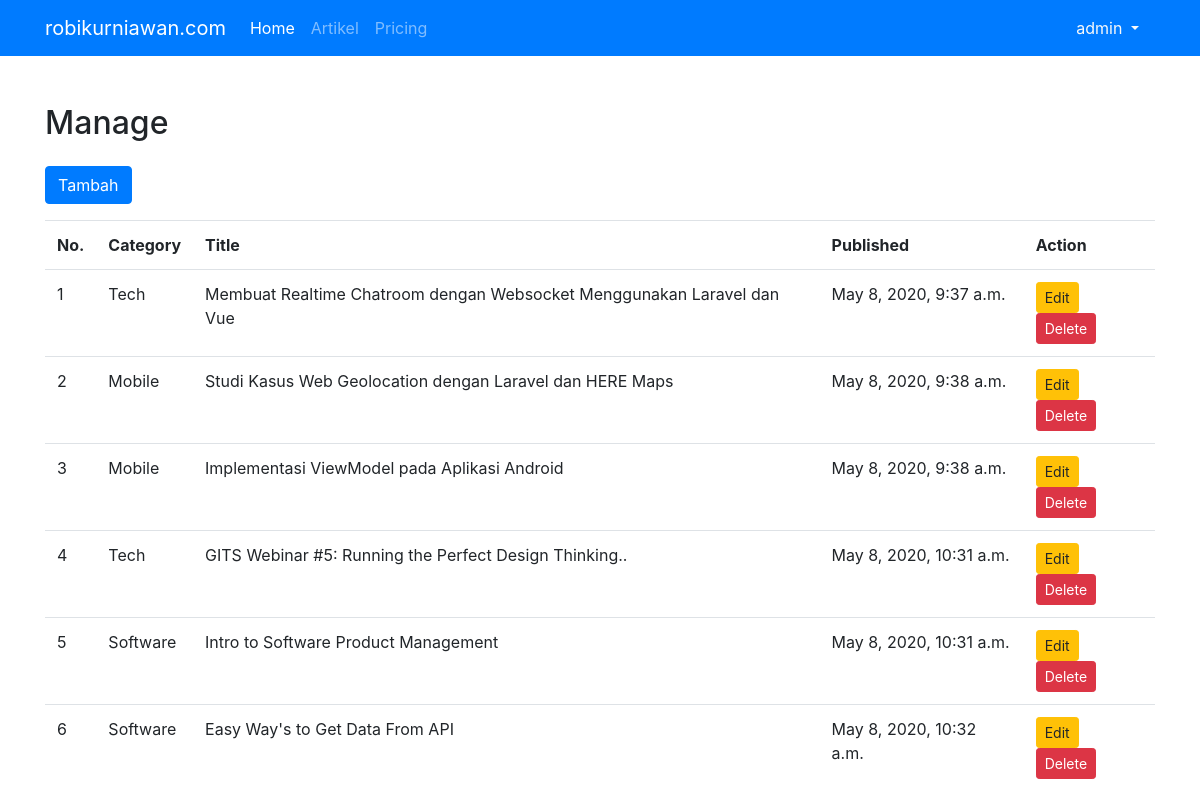
/artikel/manage/ (signed in), run on the app's committed database.
### artikel/models.py (models this page shows, shortened)
class Artikel(models.Model):
    judul = models.CharField(max_length=255)
    isi = models.TextField()
    kategori = models.CharField(max_length=255)
    published = models.DateTimeField(auto_now_add=True)
    updated = models.DateTimeField(auto_now=True)
    slug = models.SlugField(blank=True, editable=False)
    gambar = models.FileField()

### artikel/views.py (the view)
@method_decorator(login_required, name='dispatch')
class ArtikelManageView(ListView):
    model = Artikel
    template_name = "artikel/artikel_manage.html"
    context_object_name = "artikel"

### artikel/templates/artikel/artikel_manage.html (shortened to what this page needs)
{% extends "base.html" %}
{% block contents %}
<h2>Manage</h2>
<a href="{% url 'artikel:create' %}" class="btn btn-primary mt-3 mb-3"> Tambah </a>
<table class="table table-hover">
  <tr>
    <th>No.</th>
    <th>Category</th>
    <th>Title</th>
    <th>Published</th>
    <th>Action</th>
  </tr>
  {% for value in artikel %}
  <tr>
    <td> {{ forloop.counter }} </td>
    <td> {{ value.kategori }} </td>
    <td> {{ value.judul }} </td>
    <td> {{ value.published }}</td>
    <td>
      <a href="{% url 'artikel:update' value.id  %}" class="btn btn-sm btn-warning"> Edit </a>
      <a class="btn btn-sm btn-danger" href="{% url 'artikel:delete' value.id  %}">Delete</a>
    </td>
  </tr>
  {% endfor %}
</table>
{% endblock contents %}

### templates/base.html (shortened to what this page needs)
{% load static %}
<!DOCTYPE html>
<html lang="">
    <head>
        {% include "snippet/styles.html" %}
    </head>
    <body>
        {% include "snippet/navbar.html" %}
        <div class="container mt-2">
           {% block contents %}
           {% endblock contents %}
        </div>
    </body>
</html>

### templates/snippet/styles.html
{% load static %}
<link rel="stylesheet" href="{% static 'vendor/bootstrap/css/bootstrap.min.css' %}">

### templates/snippet/navbar.html (shortened to what this page needs)
{% load static %}
   <header>
    <nav class="navbar navbar-expand-lg navbar-dark bg-primary ">
        <div class="container">
            <a class="navbar-brand" href="#">robikurniawan.com </a>
            <div class="collapse navbar-collapse" id="navbarNavDropdown">
                <ul class="navbar-nav">
                    <li class="nav-item active">
                        <a class="nav-link" href=" {% url 'home' %} ">Home <span class="sr-only">(current)</span></a>
                    </li>
                    <li class="nav-item">
                        <a class="nav-link" href=" {% url 'artikel:list' %}  ">Artikel</a>
                    </li>
                    <li class="nav-item">
                        <a class="nav-link" href="#">Pricing</a>
                    </li>
                </ul>
                {% if user.is_authenticated %}
                <div class="nav-item dropdown ml-auto ">
                    <a class="nav-link dropdown-toggle text-light " href="#" id="navbarDropdownMenuLink" data-toggle="dropdown" aria-haspopup="true" aria-expanded="false">
                    {{ user }}
                    </a>
                </div>
                {% else %}
                <ul class="navbar-nav">
                    <li class="nav-item">
                        <a class="nav-link" href="{% url 'login:login'  %} ">Masuk  </a>
                    </li>
                </ul>
                {% endif %}
            </div>
        </div>
    </nav>
</header>

### templates/snippet/scripts.html (shortened to what this page needs)
{% load static %}

### data on the page
Artikel: kategori "Tech", judul "Membuat Realtime Chatroom dengan Websocket Menggunakan Laravel dan Vue", published "May 8, 2020, 9:37 a.m."
Artikel: kategori "Mobile", judul "Studi Kasus Web Geolocation dengan Laravel dan HERE Maps", published "May 8, 2020, 9:38 a.m."
Artikel: kategori "Mobile", judul "Implementasi ViewModel pada Aplikasi Android", published "May 8, 2020, 9:38 a.m."
Artikel: kategori "Tech", judul "GITS Webinar #5: Running the Perfect Design Thinking..", published "May 8, 2020, 10:31 a.m."
Artikel: kategori "Software", judul "Intro to Software Product Management", published "May 8, 2020, 10:31 a.m."
Artikel: kategori "Software", judul "Easy Way's to Get Data From API", published "May 8, 2020, 10:32 a.m."

### other printed values
{{ user }} "admin"
